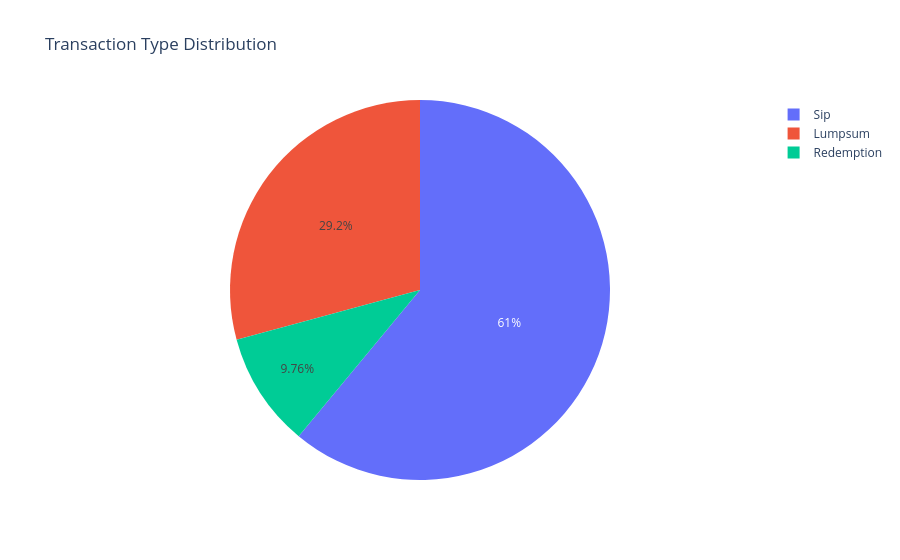

Notebook source saved alongside this figure:
### Code cell
trans_full = fact_trans.merge(dim_fund, on='fund_key').merge(dim_date, on='date_key')
trans_full['full_date'] = pd.to_datetime(trans_full['full_date'])

type_counts = trans_full['transaction_type'].value_counts()
fig = px.pie(values=type_counts.values, names=type_counts.index, title='Transaction Type Distribution')
fig.show()

### Figure 1 — Plotly figure (JSON) as saved in the notebook; plotly's stock layout.template omitted (floating-point values rounded to 4 significant figures)
{"data": [{"domain": {"x": [0, 1], "y": [0, 1]}, "hovertemplate": "label=%{label}<br>value=%{value}<extra></extra>", "labels": ["Sip", "Lumpsum", "Redemption"], "legendgroup": "", "name": "", "showlegend": true, "type": "pie", "values": [3051, 1461, 488]}], "layout": {"legend": {"tracegroupgap": 0}, "title": {"text": "Transaction Type Distribution"}}}
